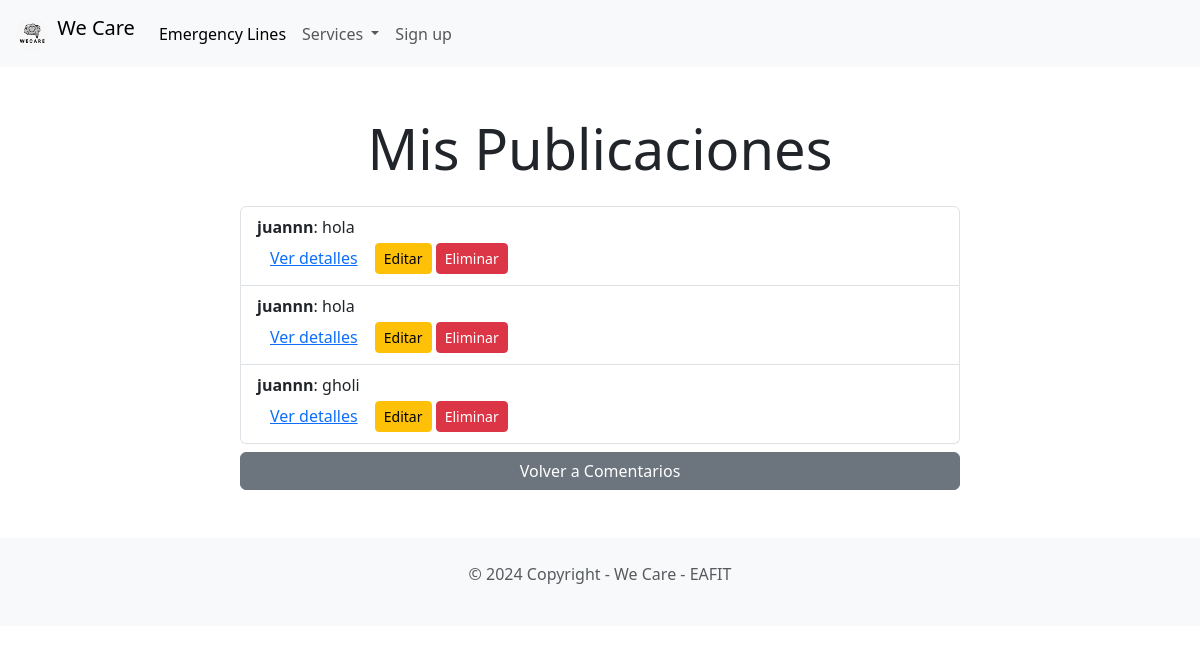
/perfil/ (signed in), run on the app's committed database.
### Forum/models.py (models this page shows, shortened)
class Comentario(models.Model):
    titulo = models.CharField(max_length=255)
    texto = models.TextField()
    autor = models.ForeignKey(User, on_delete=models.CASCADE)
    fecha_creacion = models.DateTimeField(auto_now_add=True)

### Account/views.py (the view)
# urls.py: path('perfil/', Account_views.perfil_view, name='perfil'),  # Perfil del usuario (comentarios propios)
def perfil_view(request):
    comentarios = Comentario.objects.filter(autor_id=request.user.id)
    return render(request, 'Account/perfil.html', {'comentarios': comentarios})

### appointment/views.py (called while the page is built)
def get_future_reminders(request):
    future_reminder_count = Reminder.objects.filter(reminder_date__gte=timezone.now()).count()
    return {'future_reminder_count': future_reminder_count}

### Account/templates/Account/perfil.html
{% extends "base.html" %}
{% block content %}
    <div class="container my-5">
        <div class="text-center">
            <h1 class="display-4">Mis Publicaciones</h1>
        </div>
        <div class="row justify-content-center mt-4">
            <div class="col-lg-8">
                {% if comentarios %}
                    <ul class="list-group">
                        {% for comentario in comentarios %}
                            <li class="list-group-item">
                                <strong>{{ comentario.autor.username }}</strong>: {{ comentario.texto }}
                                <br>
                                <a href="{% url 'detalle-comentario' comentario.id %}" class="btn btn-link">Ver detalles</a>
                                <a href="{% url 'editar-comentario' comentario.id %}" class="btn btn-warning btn-sm">Editar</a>
                                <a href="{% url 'eliminar-comentario' comentario.id %}" class="btn btn-danger btn-sm">Eliminar</a>
                            </li>
                        {% endfor %}
                    </ul>
                {% else %}
                    <p>No tienes comentarios.</p>
                {% endif %}
                <a href="{% url 'comentarios' %}" class="btn btn-secondary w-100 mt-2">Volver a Comentarios</a>
            </div>
        </div>
    </div>
{% endblock content %}

### data on the page
Comentario: autor.username "juannn", texto "hola"
Comentario: autor.username "juannn", texto "hola"
Comentario: autor.username "juannn", texto "gholi"
